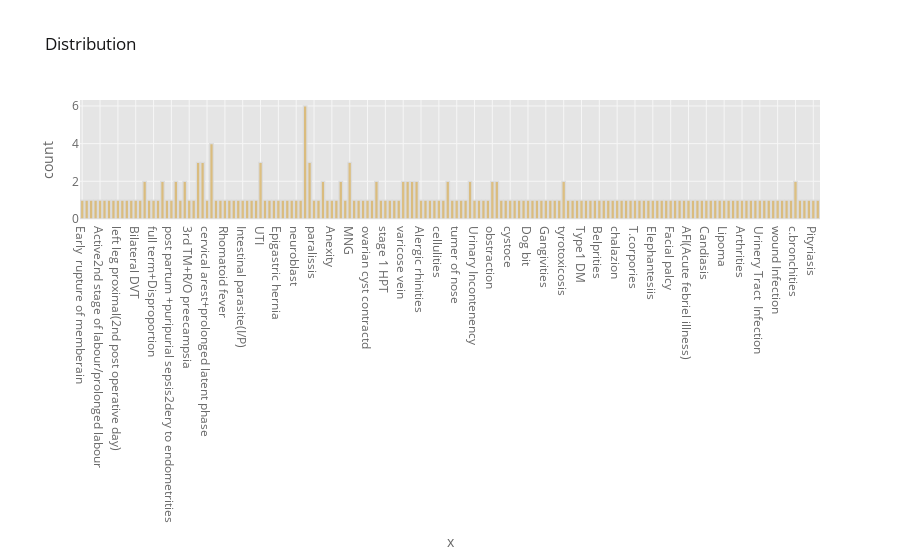

The notebook cell saved with this chart:
### Markdown cell above
4.1. Construting histogram for categorical values

### Code cell
#building Histogram for categorical values or objects 
@interact 
def hist(x=list(jurr2data.select_dtypes('object').columns),
                 #theme=list(cf.themes.THEMES.keys()), 
                 theme=list(cf.getThemes()), 
                 colorscale=list(cf.colors._scales_names.keys())):
    jurr2data[x].iplot(kind='hist', x=x, mode='markers', xTitle='x',
                   yTitle='count', title='Distribution',
                   theme=theme, colorscale=colorscale)

### Figure 1 — Plotly figure (JSON) as saved in the notebook; plotly's stock layout.template omitted (floating-point values rounded to 4 significant figures; data arrays with more than 128 entries replaced by an {"elided": "..."} marker saying what was removed)
{"data": [{"histfunc": "count", "histnorm": "", "marker": {"color": "rgba(216, 179, 101, 1.0)", "line": {"color": "#D9D9D9", "width": 1.3}}, "name": "Disease_Name", "opacity": 0.8, "orientation": "v", "type": "histogram", "x": {"elided": "201 str values"}}], "layout": {"barmode": "overlay", "legend": {"bgcolor": "#FFFFFF", "font": {"color": "#666666"}}, "paper_bgcolor": "#FFFFFF", "plot_bgcolor": "#E5E5E5", "title": {"font": {"color": "#151516"}, "text": "Distribution"}, "xaxis": {"gridcolor": "#F6F6F6", "showgrid": true, "tickfont": {"color": "#666666"}, "title": {"font": {"color": "#666666"}, "text": "x"}, "zerolinecolor": "#F6F6F6"}, "yaxis": {"gridcolor": "#F6F6F6", "showgrid": true, "tickfont": {"color": "#666666"}, "title": {"font": {"color": "#666666"}, "text": "count"}, "zerolinecolor": "#F6F6F6"}}}
